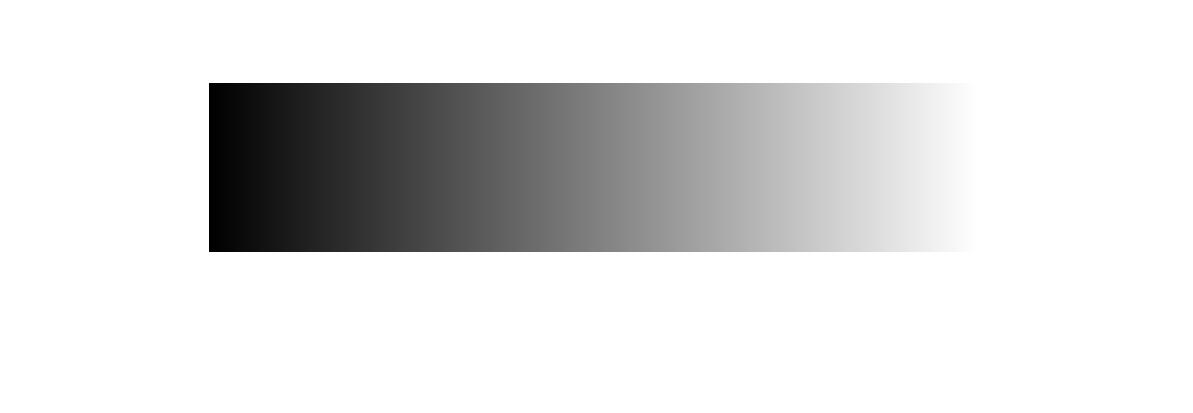
%> input picture hair1.jpg, 1193 x 413 px
$ octave Test_For_Func_Floyd_Steinburg.m   (GNU Octave 9; MATLAB toolbox functions it lacks are replaced by stand-ins)
%> lines starting %> are read from the running program, lines starting %| are printed output that depends on the picture; in (x1, y1, x2, y2) boxes, pixels count from 0 and x2, y2 are one past the last pixel; in counts of white or black regions, pixels touching at a corner belong together; the program's own positions count from 1
### Func_Floyd_Steinburg.m
%Floyd-Steinberg error diffusion.
function Output_Image=Func_Floyd_Steinburg(Input_Image)
img=Input_Image;
[m,n]=size(img);
% re denotes the output image
re=zeros(m,n);
tmp=zeros(m+2,n+2);
tmp(2:m+1,2:n+1)=img;

for i=2:m+1
    for j=2:n+1
        if tmp(i,j)<128
            re(i-1,j-1)=0;
            err=tmp(i,j);
        else
            re(i-1,j-1)=255;
            err=tmp(i,j)-255;
        end
        tmp(i,j+1)=tmp(i,j+1)+7/16*err;
        tmp(i+1,j-1)=tmp(i+1,j-1)+3/16*err;
        tmp(i+1,j)=tmp(i+1,j)+5/16*err;
        tmp(i+1,j+1)=tmp(i+1,j+1)+1/16*err;
    end
end
Output_Image=re;
end

### Test_For_Func_Floyd_Steinburg.m
%This is a test example for the function of Func_Floyd_Steinburg(Input_Image);
Input=imread('hair1.jpg');
%> Input is the input picture: size 413x1193x3 uint8; min 0, max 255, mean 221.3
Input=rgb2gray(Input);
%> Input: size 413x1193 uint8
%You had better resize the image into 256 x 256£¬or it cost much time to get
%the result.
%Bm is the image after processsing by the algorithm prospered by Chun.
N=256;
Input=imresize(Input,[N,N]);
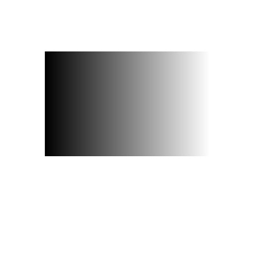
%> Input: size 256x256 uint8; min 0, max 255, mean 221.2
Bm=Func_Floyd_Steinburg(Input);
%> in Func_Floyd_Steinburg, `tmp(2:m+1,2:n+1)=img;`:
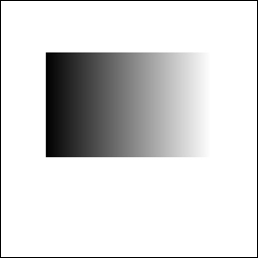
%> tmp: size 258x258 double; min 0, max 255, mean 217.8
%> after the loop in Func_Floyd_Steinburg, `for i=2:m+1`:
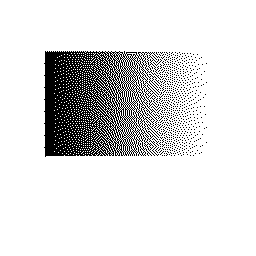
%> re: size 256x256 double; 86.8% white; black in thin lines or dots, all inside (x1, y1, x2, y2) = (44, 51, 207, 157)
%> after the loop in Func_Floyd_Steinburg, `for i=2:m+1`:
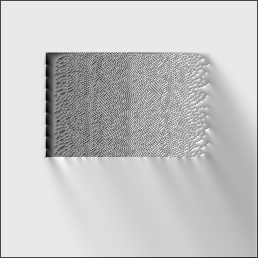
%> tmp: size 258x258 double; min -109.9, max 288.2, mean 199.9; drawn with min black and max white
%> after the loop in Func_Floyd_Steinburg, `for i=2:m+1`: err = -47.85
figure(1);
imshow(Bm);
title('The image after processing by the Floyd and Steinburg Error Diffusion');

$ run again, with hair2.jpg copied over hair1.jpg
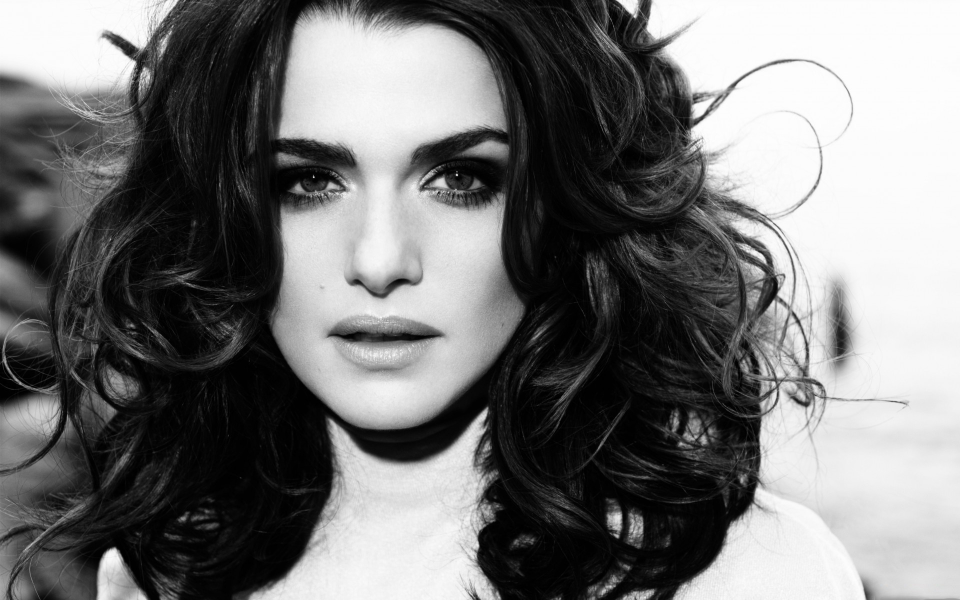
%> input picture hair2.jpg, 1920 x 1200 px (shown at 1/2 size)
%> Input is the input picture: size 1200x1920x3 uint8; mean R, G, B 117.5, 117.5, 117.5
%> after the loop in Func_Floyd_Steinburg, `for i=2:m+1`:
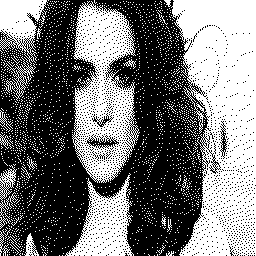
%> re: size 256x256 double; 46.1% white; 2187 white regions (2169 under 20 px), largest, box (x1, y1, x2, y2) and area: (171, 0, 256, 256) 15058, (72, 1, 140, 183) 6833, (65, 173, 134, 256) 2684
%> after the loop in Func_Floyd_Steinburg, `for i=2:m+1`:
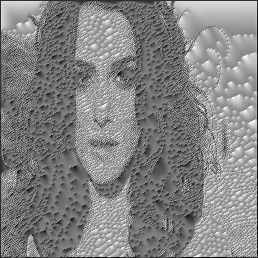
%> tmp: size 258x258 double; min -66.4, max 301.6, mean 123.3; drawn with min black and max white
%> after the loop in Func_Floyd_Steinburg, `for i=2:m+1`: err = -61.16

$ run again, with Image_of_Original_hair2.bmp saved as hair1.jpg
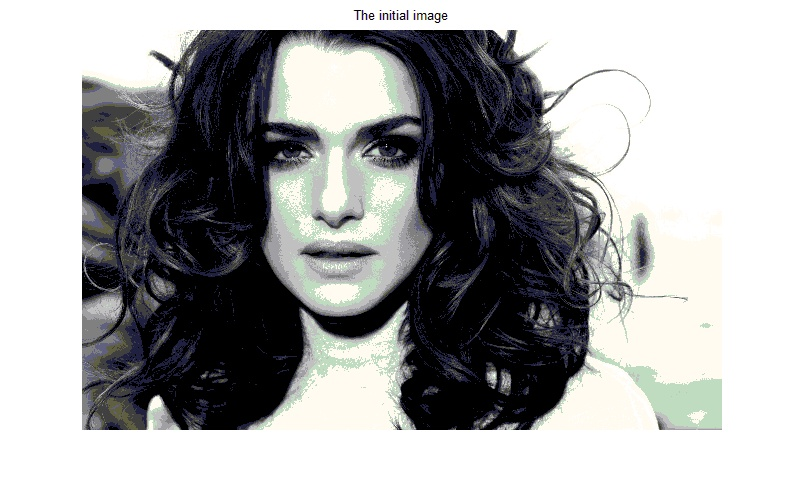
%> input picture Image_of_Original_hair2.bmp, 804 x 486 px
%> Input is the input picture: size 486x804x3 uint8; mean R, G, B 164.2, 164.9, 164.8
%> after the loop in Func_Floyd_Steinburg, `for i=2:m+1`:
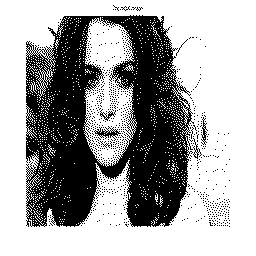
%> re: size 256x256 double; 64.6% white; 812 black regions (807 under 20 px), largest, box (x1, y1, x2, y2) and area: (26, 15, 194, 227) 21865, (94, 126, 121, 141) 141, (201, 117, 208, 145) 69, (100, 109, 116, 121) 60, (193, 138, 202, 159) 50
%> after the loop in Func_Floyd_Steinburg, `for i=2:m+1`:
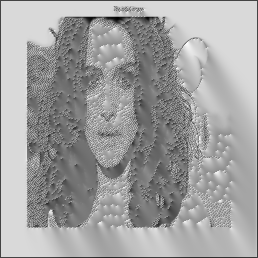
%> tmp: size 258x258 double; min -115.1, max 318.6, mean 158.9; drawn with min black and max white
%> after the loop in Func_Floyd_Steinburg, `for i=2:m+1`: err = -31.64

$ run again, with Image_of_Process_By_Multiscale_Error_Diffusion.bmp saved as hair1.jpg
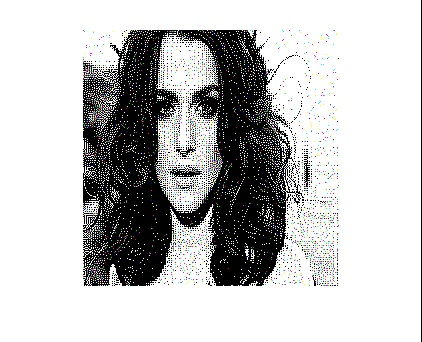
%> input picture Image_of_Process_By_Multiscale_Error_Diffusion.bmp, 422 x 342 px
%> Input is the input picture: size 342x422x3 uint8; mean R, G, B 191.8, 191.8, 191.7
%> after the loop in Func_Floyd_Steinburg, `for i=2:m+1`:
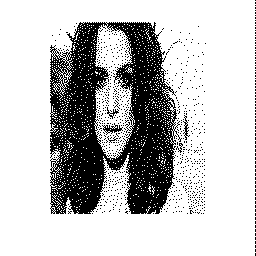
%> re: size 256x256 double; 75.3% white; 841 black regions (835 under 20 px), largest, box (x1, y1, x2, y2) and area: (50, 22, 182, 214) 14867, (102, 123, 123, 135) 97, (183, 115, 190, 140) 57, (107, 107, 119, 119) 44, (176, 143, 183, 153) 26, (107, 136, 118, 143) 21
%> after the loop in Func_Floyd_Steinburg, `for i=2:m+1`:
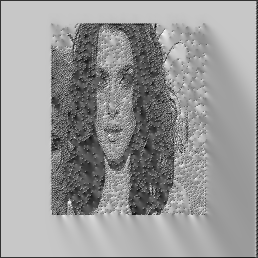
%> tmp: size 258x258 double; min -85.32, max 350.6, mean 176.9; drawn with min black and max white
%> after the loop in Func_Floyd_Steinburg, `for i=2:m+1`: err = 120.3
